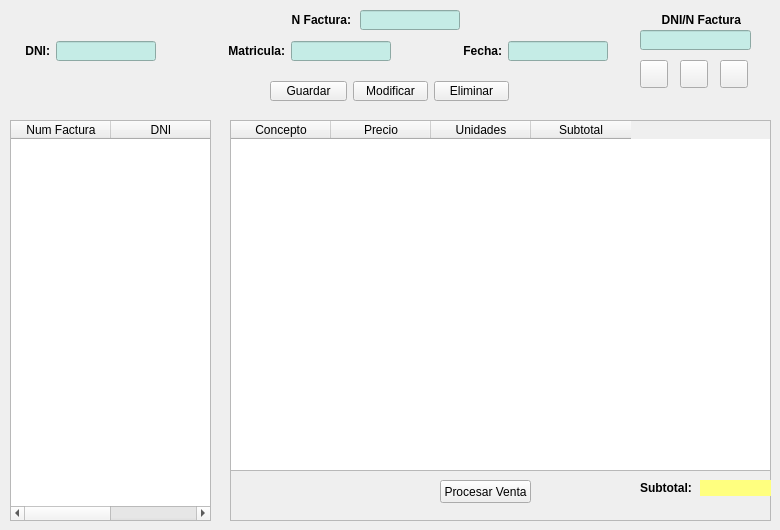
    <widget class="QWidget" name="tab2">
     <attribute name="title">
      <string>Facturacion</string>
     </attribute>
     <widget class="QTableWidget" name="tableWidget">
      <property name="geometry">
       <rect>
        <x>10</x>
        <y>120</y>
        <width>201</width>
        <height>401</height>
       </rect>
      </property>
      <column>
       <property name="text">
        <string>Num Factura</string>
       </property>
      </column>
      <column>
       <property name="text">
        <string>DNI</string>
       </property>
      </column>
     </widget>
     <widget class="QWidget" name="layoutWidget_7">
      <property name="geometry">
       <rect>
        <x>270</x>
        <y>80</y>
        <width>239</width>
        <height>22</height>
       </rect>
      </property>
      <layout class="QHBoxLayout" name="horizontalLayout_7">
       <item>
        <widget class="QPushButton" name="btnGuardacli_2">
         <property name="minimumSize">
          <size>
           <width>75</width>
           <height>20</height>
          </size>
         </property>
         <property name="maximumSize">
          <size>
           <width>275</width>
           <height>20</height>
          </size>
         </property>
         <property name="text">
          <string>Guardar</string>
         </property>
        </widget>
       </item>
       <item>
        <widget class="QPushButton" name="btnModifcli_2">
         <property name="minimumSize">
          <size>
           <width>75</width>
           <height>20</height>
          </size>
         </property>
         <property name="maximumSize">
          <size>
           <width>75</width>
           <height>20</height>
          </size>
         </property>
         <property name="text">
          <string>Modificar</string>
         </property>
        </widget>
       </item>
       <item>
        <widget class="QPushButton" name="btnBorracli_2">
         <property name="minimumSize">
          <size>
           <width>75</width>
           <height>20</height>
          </size>
         </property>
         <property name="maximumSize">
          <size>
           <width>75</width>
           <height>20</height>
          </size>
         </property>
         <property name="text">
          <string>Eliminar</string>
         </property>
        </widget>
       </item>
      </layout>
     </widget>
     <widget class="QWidget" name="layoutWidget">
      <property name="geometry">
       <rect>
        <x>20</x>
        <y>40</y>
        <width>588</width>
        <height>22</height>
       </rect>
      </property>
      <layout class="QHBoxLayout" name="horizontalLayout_8">
       <item>
        <widget class="QLabel" name="lblDni_2">
         <property name="minimumSize">
          <size>
           <width>30</width>
           <height>20</height>
          </size>
         </property>
         <property name="maximumSize">
          <size>
           <width>30</width>
           <height>20</height>
          </size>
         </property>
         <property name="font">
          <font>
           <pointsize>9</pointsize>
           <weight>75</weight>
           <bold>true</bold>
          </font>
         </property>
         <property name="text">
          <string>DNI:</string>
         </property>
         <property name="alignment">
          <set>Qt::AlignRight|Qt::AlignTrailing|Qt::AlignVCenter</set>
         </property>
        </widget>
       </item>
       <item>
        <widget class="QLineEdit" name="txtDni_2">
         <property name="minimumSize">
          <size>
           <width>100</width>
           <height>20</height>
          </size>
         </property>
         <property name="maximumSize">
          <size>
           <width>100</width>
           <height>20</height>
          </size>
         </property>
         <property name="styleSheet">
          <string notr="true">background-color: rgb(197, 236, 230);</string>
         </property>
        </widget>
       </item>
       <item>
        <spacer name="horizontalSpacer">
         <property name="orientation">
          <enum>Qt::Horizontal</enum>
         </property>
         <property name="sizeHint" stdset="0">
          <size>
           <width>58</width>
           <height>17</height>
          </size>
         </property>
        </spacer>
       </item>
       <item>
        <widget class="QLabel" name="lblDni_3">
         <property name="minimumSize">
          <size>
           <width>30</width>
           <height>20</height>
          </size>
         </property>
         <property name="font">
          <font>
           <pointsize>9</pointsize>
           <weight>75</weight>
           <bold>true</bold>
          </font>
         </property>
         <property name="text">
          <string>Matricula:</string>
         </property>
         <property name="alignment">
          <set>Qt::AlignRight|Qt::AlignTrailing|Qt::AlignVCenter</set>
         </property>
        </widget>
       </item>
       <item>
        <widget class="QLineEdit" name="txtDni_3">
         <property name="minimumSize">
          <size>
           <width>100</width>
           <height>20</height>
          </size>
         </property>
         <property name="maximumSize">
          <size>
           <width>100</width>
           <height>20</height>
          </size>
         </property>
         <property name="styleSheet">
          <string notr="true">background-color: rgb(197, 236, 230);</string>
         </property>
        </widget>
       </item>
       <item>
        <spacer name="horizontalSpacer_2">
         <property name="orientation">
          <enum>Qt::Horizontal</enum>
         </property>
         <property name="sizeHint" stdset="0">
          <size>
           <width>58</width>
           <height>17</height>
          </size>
         </property>
        </spacer>
       </item>
       <item>
        <widget class="QLabel" name="lblDni_4">
         <property name="minimumSize">
          <size>
           <width>30</width>
           <height>20</height>
          </size>
         </property>
         <property name="font">
          <font>
           <pointsize>9</pointsize>
           <weight>75</weight>
           <bold>true</bold>
          </font>
         </property>
         <property name="text">
          <string>Fecha:</string>
         </property>
         <property name="alignment">
          <set>Qt::AlignRight|Qt::AlignTrailing|Qt::AlignVCenter</set>
         </property>
        </widget>
       </item>
       <item>
        <widget class="QLineEdit" name="txtDni_4">
         <property name="minimumSize">
          <size>
           <width>100</width>
           <height>20</height>
          </size>
         </property>
         <property name="maximumSize">
          <size>
           <width>100</width>
           <height>20</height>
          </size>
         </property>
         <property name="styleSheet">
          <string notr="true">background-color: rgb(197, 236, 230);</string>
         </property>
        </widget>
       </item>
      </layout>
     </widget>
     <widget class="QLabel" name="lblFactura">
      <property name="geometry">
       <rect>
        <x>290</x>
        <y>10</y>
        <width>61</width>
        <height>20</height>
       </rect>
      </property>
      <property name="minimumSize">
       <size>
        <width>30</width>
        <height>20</height>
       </size>
      </property>
      <property name="font">
       <font>
        <pointsize>9</pointsize>
        <weight>75</weight>
        <bold>true</bold>
       </font>
      </property>
      <property name="text">
       <string>N Factura:</string>
      </property>
      <property name="alignment">
       <set>Qt::AlignRight|Qt::AlignTrailing|Qt::AlignVCenter</set>
      </property>
     </widget>
     <widget class="QLineEdit" name="txtFactura">
      <property name="geometry">
       <rect>
        <x>360</x>
        <y>10</y>
        <width>100</width>
        <height>20</height>
       </rect>
      </property>
      <property name="minimumSize">
       <size>
        <width>100</width>
        <height>20</height>
       </size>
      </property>
      <property name="maximumSize">
       <size>
        <width>100</width>
        <height>20</height>
       </size>
      </property>
      <property name="styleSheet">
       <string notr="true">background-color: rgb(197, 236, 230);</string>
      </property>
     </widget>
     <widget class="QLabel" name="lblFactura_2">
      <property name="geometry">
       <rect>
        <x>650</x>
        <y>10</y>
        <width>91</width>
        <height>20</height>
       </rect>
      </property>
      <property name="minimumSize">
       <size>
        <width>30</width>
        <height>20</height>
       </size>
      </property>
      <property name="font">
       <font>
        <pointsize>9</pointsize>
        <weight>75</weight>
        <bold>true</bold>
       </font>
      </property>
      <property name="text">
       <string>DNI/N Factura</string>
      </property>
      <property name="alignment">
       <set>Qt::AlignRight|Qt::AlignTrailing|Qt::AlignVCenter</set>
      </property>
     </widget>
     <widget class="QLineEdit" name="txtDNIFactura">
      <property name="geometry">
       <rect>
        <x>640</x>
        <y>30</y>
        <width>111</width>
        <height>20</height>
       </rect>
      </property>
      <property name="styleSheet">
       <string notr="true">background-color: rgb(197, 236, 230);</string>
      </property>
      <property name="text">
       <string/>
      </property>
     </widget>
     <widget class="QPushButton" name="btnBuscacli_2">
      <property name="geometry">
       <rect>
        <x>640</x>
        <y>60</y>
        <width>28</width>
        <height>28</height>
       </rect>
      </property>
      <property name="minimumSize">
       <size>
        <width>28</width>
        <height>28</height>
       </size>
      </property>
      <property name="maximumSize">
       <size>
        <width>28</width>
        <height>28</height>
       </size>
      </property>
      <property name="text">
       <string/>
      </property>
      <property name="icon">
       <iconset>
        <normaloff>../../../../../../.designer/backup/img/lupa.png</normaloff>../../../../../../.designer/backup/img/lupa.png</iconset>
      </property>
      <property name="iconSize">
       <size>
        <width>20</width>
        <height>20</height>
       </size>
      </property>
     </widget>
     <widget class="QFrame" name="frame">
      <property name="geometry">
       <rect>
        <x>230</x>
        <y>120</y>
        <width>541</width>
        <height>401</height>
       </rect>
      </property>
      <property name="frameShape">
       <enum>QFrame::StyledPanel</enum>
      </property>
      <property name="frameShadow">
       <enum>QFrame::Raised</enum>
      </property>
      <widget class="QTableWidget" name="tableWidget_2">
       <property name="geometry">
        <rect>
         <x>0</x>
         <y>0</y>
         <width>541</width>
         <height>351</height>
        </rect>
       </property>
       <column>
        <property name="text">
         <string>Concepto</string>
        </property>
       </column>
       <column>
        <property name="text">
         <string>Precio</string>
        </property>
       </column>
       <column>
        <property name="text">
         <string>Unidades</string>
        </property>
       </column>
       <column>
        <property name="text">
         <string>Subtotal</string>
        </property>
       </column>
      </widget>
      <widget class="QPushButton" name="pushButton">
       <property name="geometry">
        <rect>
         <x>210</x>
         <y>360</y>
         <width>91</width>
         <height>23</height>
        </rect>
       </property>
       <property name="text">
        <string>Procesar Venta</string>
       </property>
      </widget>
      <widget class="QLabel" name="lbl">
       <property name="geometry">
        <rect>
         <x>410</x>
         <y>360</y>
         <width>51</width>
         <height>16</height>
        </rect>
       </property>
       <property name="font">
        <font>
         <weight>75</weight>
         <bold>true</bold>
        </font>
       </property>
       <property name="text">
        <string>Subtotal:</string>
       </property>
      </widget>
      <widget class="QLabel" name="lblSubtotal">
       <property name="geometry">
        <rect>
         <x>470</x>
         <y>360</y>
         <width>71</width>
         <height>16</height>
        </rect>
       </property>
       <property name="autoFillBackground">
        <bool>false</bool>
       </property>
       <property name="styleSheet">
        <string notr="true">background-color: rgb(255, 255, 127);</string>
       </property>
       <property name="text">
        <string/>
       </property>
      </widget>
     </widget>
     <widget class="QPushButton" name="btnBuscacli_3">
      <property name="geometry">
       <rect>
        <x>680</x>
        <y>60</y>
        <width>28</width>
        <height>28</height>
       </rect>
      </property>
      <property name="minimumSize">
       <size>
        <width>28</width>
        <height>28</height>
       </size>
      </property>
      <property name="maximumSize">
       <size>
        <width>28</width>
        <height>28</height>
       </size>
      </property>
      <property name="text">
       <string/>
      </property>
      <property name="icon">
       <iconset>
        <normaloff>../../../../../../.designer/backup/img/lupa.png</normaloff>../../../../../../.designer/backup/img/lupa.png</iconset>
      </property>
      <property name="iconSize">
       <size>
        <width>20</width>
        <height>20</height>
       </size>
      </property>
     </widget>
     <widget class="QPushButton" name="btnBuscacli_4">
      <property name="geometry">
       <rect>
        <x>720</x>
        <y>60</y>
        <width>28</width>
        <height>28</height>
       </rect>
      </property>
      <property name="minimumSize">
       <size>
        <width>28</width>
        <height>28</height>
       </size>
      </property>
      <property name="maximumSize">
       <size>
        <width>28</width>
        <height>28</height>
       </size>
      </property>
      <property name="text">
       <string/>
      </property>
      <property name="icon">
       <iconset>
        <normaloff>../../../../../../.designer/backup/img/lupa.png</normaloff>../../../../../../.designer/backup/img/lupa.png</iconset>
      </property>
      <property name="iconSize">
       <size>
        <width>20</width>
        <height>20</height>
       </size>
      </property>
     </widget>
    </widget>
